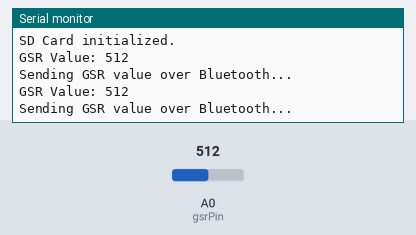
Simulated run of this sketch. Board: Arduino Uno, built with avr-gcc and run on an emulated ATmega328P. Shown: the last lines printed to the serial monitor. Inputs (shaded band) come from the test bench; at power-on: A0 (gsrPin) = 512. Storage starts empty.

Above: at 1.8 s.
1.9 s: A0 (gsrPin) set to 716
At 2.7 s:
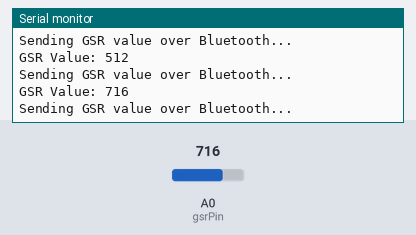
3.4 s: A0 (gsrPin) set to 900
At 4.9 s:
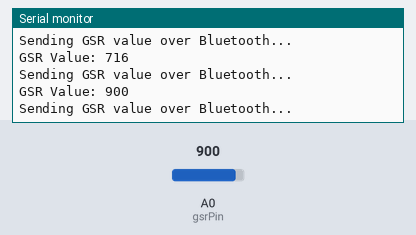
Timing chart, 0 to 6.4 s (numbered marks = the images above; inputs shaded):
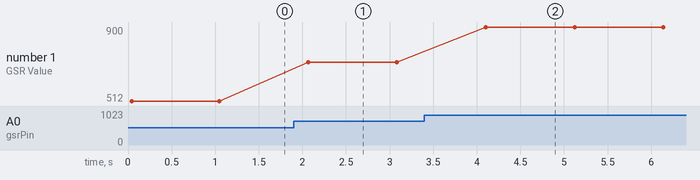

Measured:
- after the input at 1.9 s, the serial monitor: prints a new line after 0.17 s (image 1)
- after the input at 3.4 s, the serial monitor: prints a new line after 0.70 s (image 2)
- plotted number 1: 512 → 716 after the input at 1.9 s, 716 → 900 after the input at 3.4 s

The sketch:

PatientDataCollectionSetup.ino
```cpp
#include <SD.h>
#include <SPI.h>
#include <SoftwareSerial.h>

// Pin Definitions
const int gsrPin = A0;
const int chipSelect = 4;
const int rxPin = 2;
const int txPin = 3;

// Variables
int gsrValue = 0;
File dataFile;

SoftwareSerial bluetooth(rxPin, txPin);

void setup() {
  Serial.begin(9600);
  bluetooth.begin(9600);
  Serial.println("Bluetooth started");

  if (!SD.begin(chipSelect)) {
    Serial.println("SD Card initialization failed!");
    return;
  }
  Serial.println("SD Card initialized.");

  dataFile = SD.open("gsrdata.csv", FILE_WRITE);
  if (dataFile) {
    dataFile.println("Timestamp (ms),GSR Value");
    dataFile.flush();
  } else {
    Serial.println("Error opening file!");
  }
}

void loop() {
  gsrValue = analogRead(gsrPin);
  Serial.print("GSR Value: ");
  Serial.println(gsrValue);

  // Bluetooth debug
  Serial.println("Sending GSR value over Bluetooth...");
  bluetooth.print("GSR Value: ");
  bluetooth.println(gsrValue);

  if (dataFile) {
    dataFile.print(millis());
    dataFile.print(",");
    dataFile.println(gsrValue);
    dataFile.flush();
  } else {
    Serial.println("Error writing to file!");
  }

  delay(1000);
}

void closeFile() {
  if (dataFile) {
    dataFile.close();
    Serial.println("Data saved and file closed.");
  }
}
```
